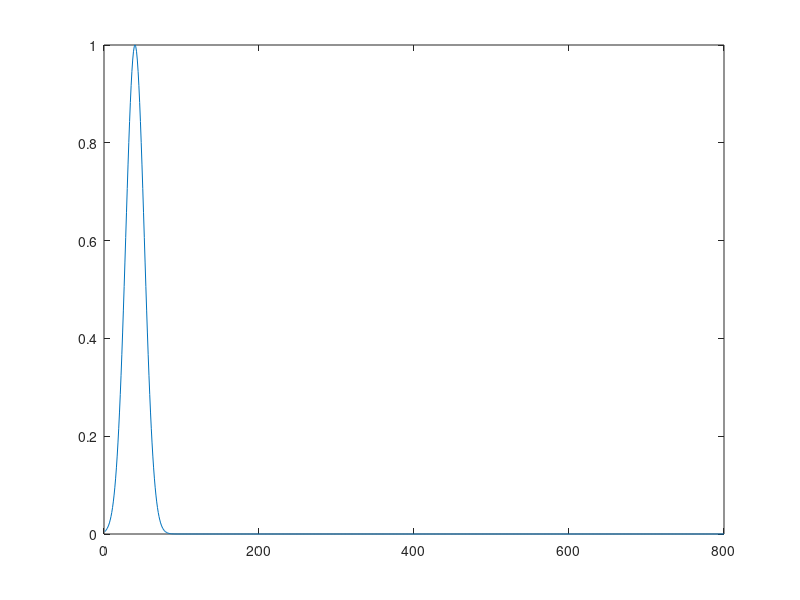
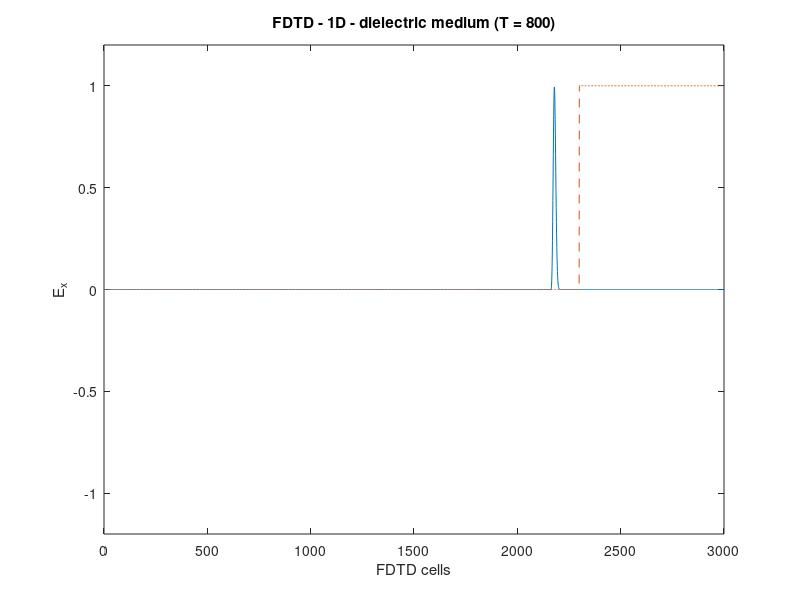
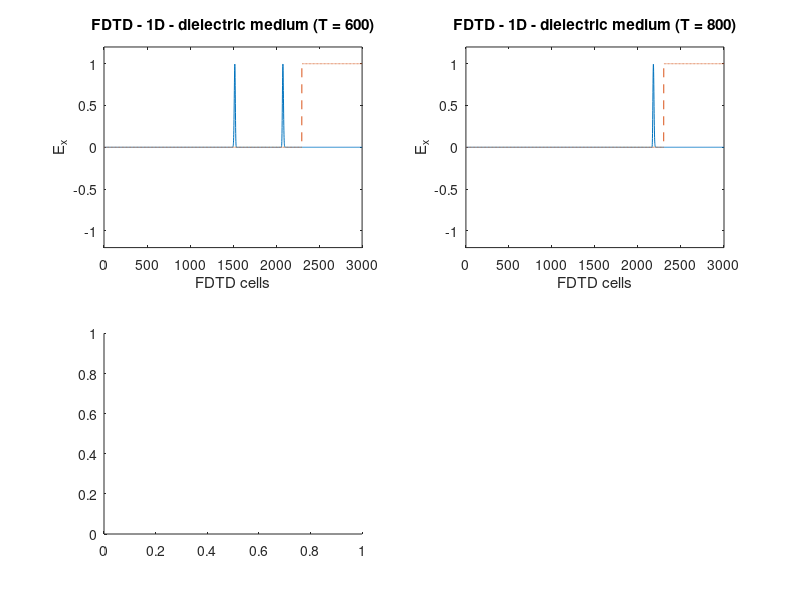

The MATLAB source for these figures, in order: (Note: this script raises an error after producing the figures.)
clear; clc; close all;

% FDTD - 1D - Simulation of a pulse hitting a DIELECTRIC MEDIUM

ke=3000;
ex = zeros(1,ke); hy = zeros(1,ke);

% pulse parameters
kc = 2*ke/3;
t0 = 40;
spread = 12;

% create dielectric profile
cb = ones(1,ke);
cb = 0.5*cb;
cb_start = 2300;
epsilon = 4;
cb(cb_start:end) = 0.5/epsilon;

% MAIN FDTD Loop
% n -> TIME
% k -> SPACE
N = 800;
for n = 1:N+1
   
    for k=2:ke
       ex(k) = ex(k) + cb(k)* ( hy(k-1)-hy(k) ); 
    end
    
    % put a gaussian pulse in the middle
    pulse = exp( -0.5 * ((t0-n)/spread)^2 );
    ex(1800) = pulse + ex(1800);
    
    for k=1:ke-1
       hy(k) = hy(k) + 0.5* ( ex(k)-ex(k+1) ); 
    end
    
    if n == 600
        ex600 = ex; N600 = n;
    end
    
    if n==800
        ex800 = ex; N800 = n;
    end
    
    if n == 1000
        ex1000 = ex; N1000 = n;
    end
end
for k=1:1800
    ex800(k) = 0;
end
fplot  = [zeros(1,cb_start-1) ones(1,ke-cb_start+1)];

%%
n = 1:N;
pulse = exp( -0.5 * ((t0-n)/spread).^2 );
pos_max = find(pulse == max(pulse))
figure; plot(n,pulse);

figure
plot(ex800); ylabel('E_x'); xlabel('FDTD cells'); 
ylim([-1.2 1.2]); title(['FDTD - 1D - dielectric medium (T = ', num2str(N800) , ')' ]);
hold on; plot(1:3000,fplot,'--');
k_max = find(ex800 == max(ex800))
d = k_max - 1800 + 20
%%
figure

subplot(2,2,1)
plot(ex600); ylabel('E_x'); xlabel('FDTD cells'); 
ylim([-1.2 1.2]); title(['FDTD - 1D - dielectric medium (T = ', num2str(N600) , ')' ]);
hold on; plot(1:3000,fplot,'--'); 

subplot(2,2,2)
plot(ex800); ylabel('E_x'); xlabel('FDTD cells'); 
ylim([-1.2 1.2]); title(['FDTD - 1D - dielectric medium (T = ', num2str(N800) , ')' ]);
hold on; plot(1:3000,fplot,'--');

subplot(2,2,3)
plot(ex1000); ylabel('E_x'); xlabel('FDTD cells'); 
ylim([-1.2 1.2]); title(['FDTD - 1D - dielectric medium (T = ', num2str(N1000) , ')' ]);
hold on; plot(1:3000,fplot,'--');

subplot(2,2,4)
plot(ex); ylabel('E_x'); xlabel('FDTD cells'); 
ylim([-1.2 1.2]); title(['FDTD - 1D - dielectric medium (T = ', num2str(N) , ')' ]);
hold on; plot(1:3000,fplot,'--');





